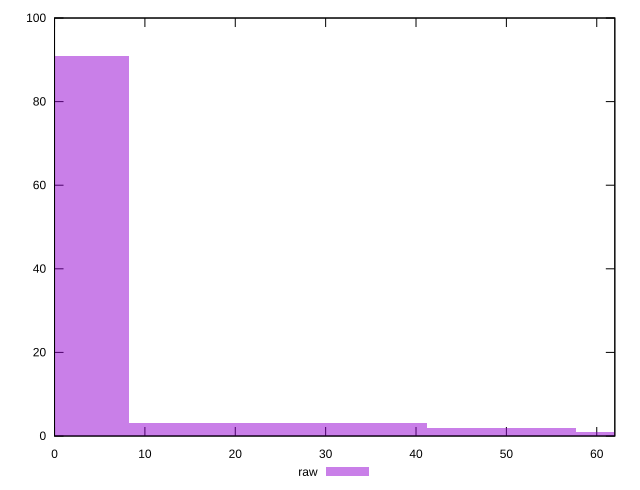

Generate this figure with gnuplot:
reset

$raw <<EOF
32.95514877950586 3
0 91
65.91029755901172 1
16.47757438975293 3
49.43272316925879 2
EOF

set key outside below
set boxwidth 16.47757438975293
set xrange [0:62]
set yrange [0:100]
set trange [0:100]
set style fill transparent solid 0.5 noborder
set terminal svg size 640, 490 enhanced background rgb 'white'
set output "report_00011_2021-02-09T10:53:21.242Z/render-blocking-resources/samples/pages+cached+noadtech+nomedia+nocss/raw/histogram.svg"

plot $raw title "raw" with boxes

reset
